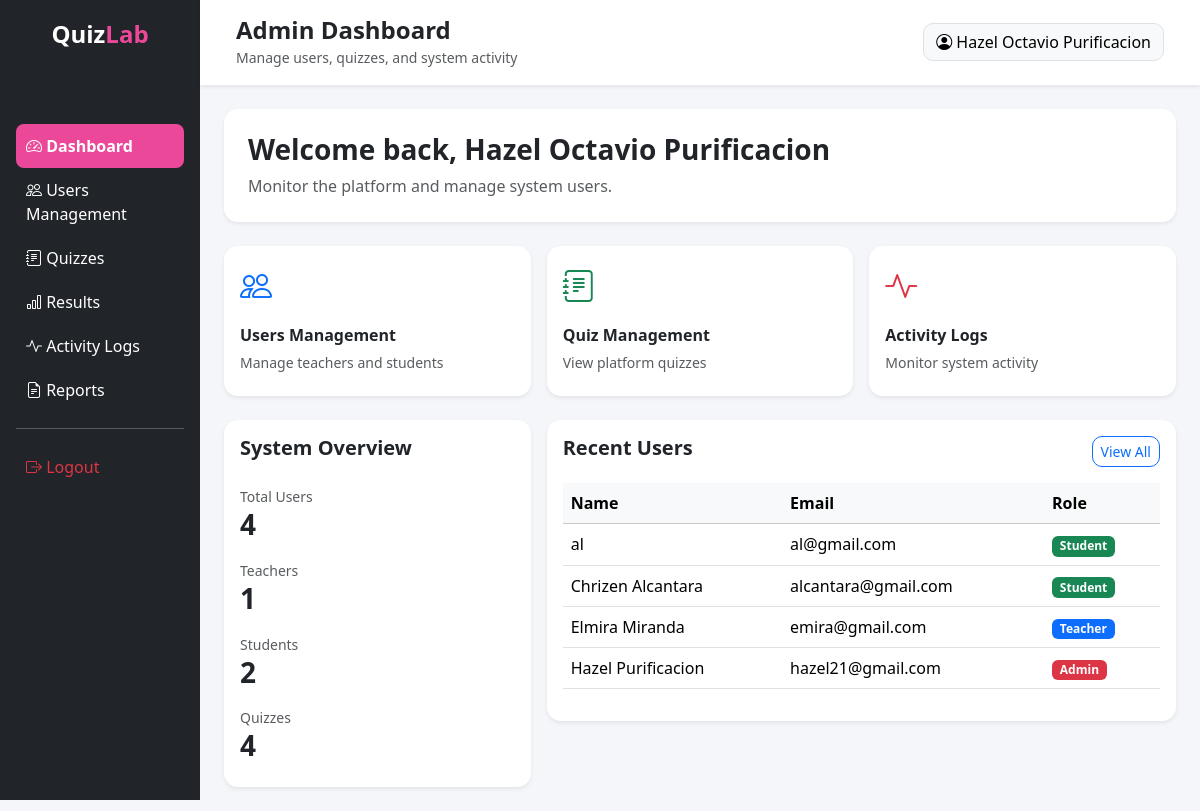
The app's page /frontend/admin/dashboard.php (signed in), older data.
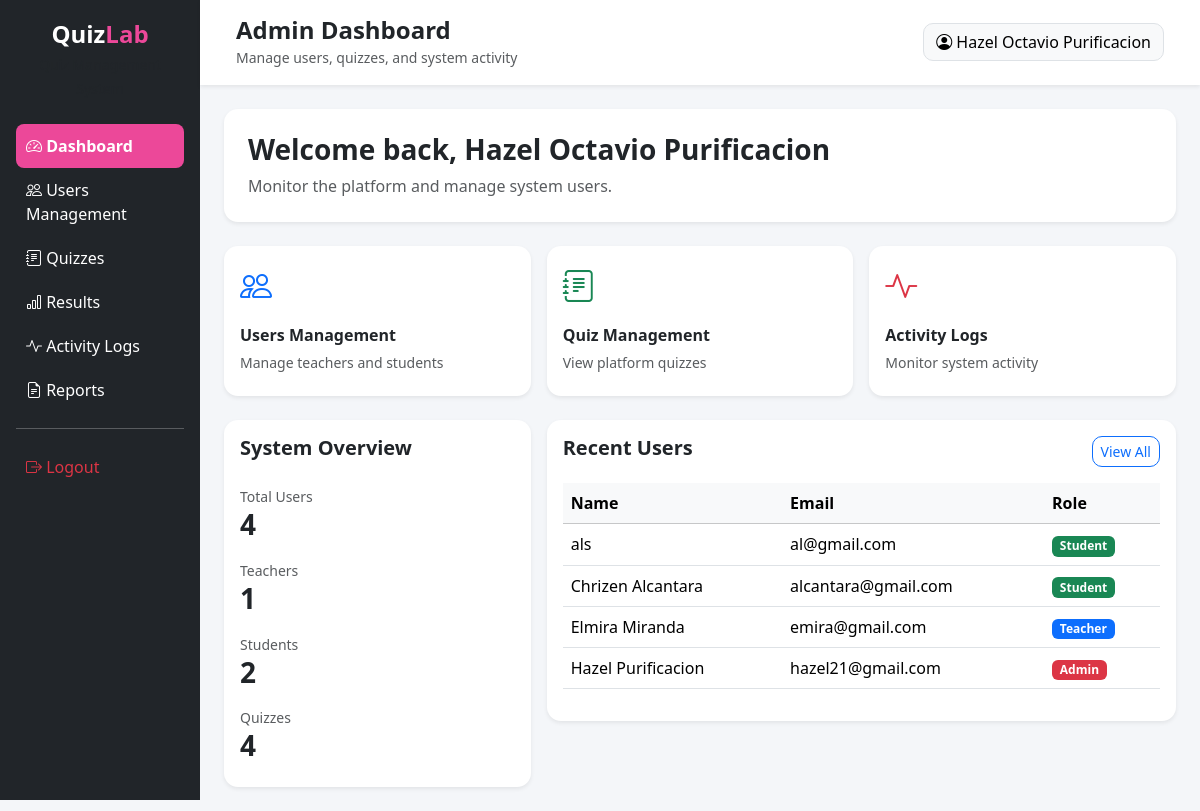
The same page, newer data.
### tables this page shows
CREATE TABLE `users` (
  `user_id` int(11) NOT NULL,
  `firstname` varchar(50) NOT NULL,
  `middlename` varchar(50) DEFAULT NULL,
  `lastname` varchar(50) NOT NULL,
  `email` varchar(100) NOT NULL,
  `password` varchar(255) NOT NULL,
  `role` enum('admin','teacher','student') NOT NULL,
  `profile_picture` varchar(255) DEFAULT NULL,
  `status` enum('active','inactive') DEFAULT 'active',
  `created_at` timestamp NOT NULL DEFAULT current_timestamp()
);

### frontend/admin/dashboard.php (the view, shortened to what the changed rows need)
<?php
require_once "../../backend/database.php";
$stmt = $pdo->query("
    SELECT *
    FROM users
    ORDER BY user_id DESC
    LIMIT 5
");
$recentUsers = $stmt->fetchAll(PDO::FETCH_ASSOC);
?>
<!DOCTYPE html>
<html lang="en">
<head>
    <link href="https://cdn.jsdelivr.net/npm/bootstrap@5.3.2/dist/css/bootstrap.min.css" rel="stylesheet">
    <link rel="stylesheet"
        href="https://cdn.jsdelivr.net/npm/bootstrap-icons@1.11.1/font/bootstrap-icons.css">
    <link rel="stylesheet" href="style.css">
</head>
<body style="background:#f4f6f9;">
<div class="container-fluid">
    <div class="row">
        <div class="col-md-10 p-0">
            <div class="p-4">
                <div class="row g-3">
                    <div class="col-md-8">
                        <div class="card border-0 shadow-sm dashboard-card">
                            <div class="card-body">
                                <div class="dashboard-scroll">
                                    <table class="table table-hover align-middle">
                                        <thead class="table-light">
                                            <tr>
                                                <th>Name</th>
                                                <th>Email</th>
                                                <th>Role</th>
                                            </tr>
                                        </thead>
                                        <tbody>
                                            <?php foreach($recentUsers as $user): ?>
                                                <tr>
                                                    <td>
                                                        <?= htmlspecialchars($user['firstname']) ?>
                                                    </td>
                                                    <td>
                                                        <?= htmlspecialchars($user['email']) ?>
                                                    </td>
                                                    <td>
                                                        <?php if($user['role'] == 'admin'): ?>
                                                            <span class="badge bg-danger">
                                                                Admin
                                                            </span>
                                                        <?php elseif($user['role'] == 'teacher'): ?>
                                                            <span class="badge bg-primary">
                                                                Teacher
                                                            </span>
                                                        <?php else: ?>
                                                            <span class="badge bg-success">
                                                                Student
                                                            </span>
                                                        <?php endif; ?>
                                                    </td>
                                                </tr>
                                            <?php endforeach; ?>
                                        </tbody>
                                    </table>
                                </div>
                            </div>
                        </div>
                    </div>
                </div>
            </div>
        </div>
    </div>
</div>
</body>
</html>

Row changes from the older to the newer data that the page shows:
changed users "al@gmail.com": firstname "al" → "als"
